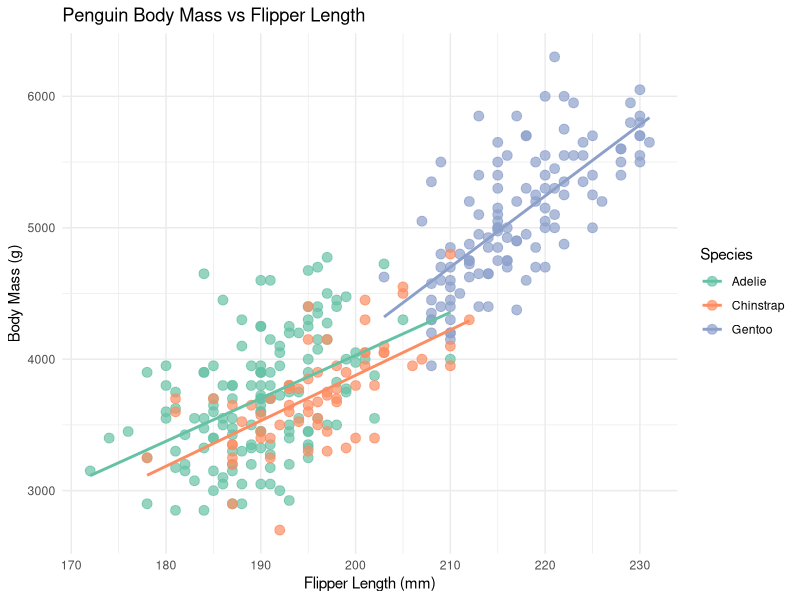
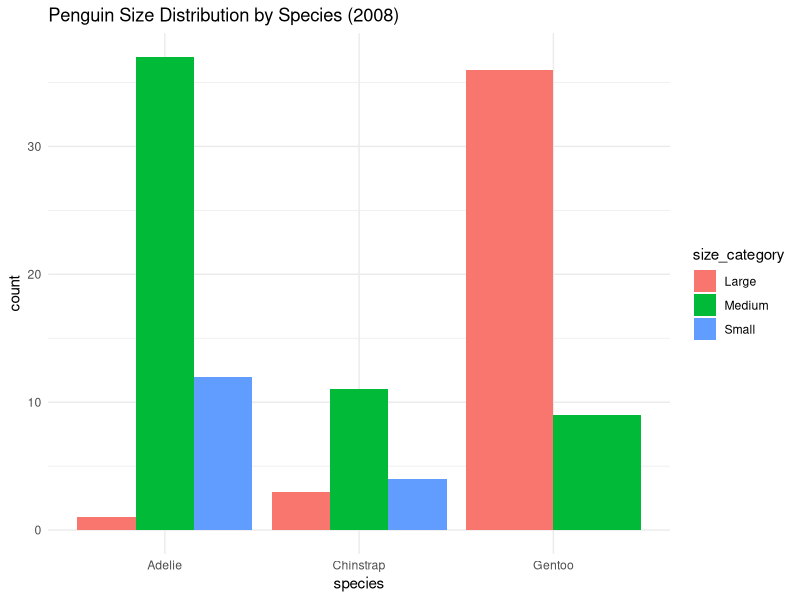

Write R code to recreate these figures, in order.
## ---- chunk 1
#| message: true
# Install tidyverse if you haven't already
# install.packages("tidyverse")

# Load the tidyverse
library(tidyverse)
## ---- chunk 2
# Traditional nested approach (hard to read)
# We read this from inside-out: first sqrt, then mean, then round
# But we write it outside-in!
round(mean(sqrt(c(1, 4, 9, 16, 25))), 2)

# With pipes (much clearer!)
# We read AND write this in the order operations happen
c(1, 4, 9, 16, 25) %>%
  sqrt() %>%         # First: take square root
  mean() %>%         # Then: calculate mean
  round(2)           # Finally: round to 2 decimals

# Using the native R pipe (R 4.1+)
# The |> operator is built into base R as of version 4.1
# It works similarly to %>% but with some subtle differences
c(1, 4, 9, 16, 25) |>
  sqrt() |>
  mean() |>
  round(2)
## ---- chunk 3
# Using the dot placeholder for custom positioning
10 %>% 
  `/`(2) %>%      # 10 / 2 = 5
  `+`(3) %>%      # 5 + 3 = 8  
  `^`(2)          # 8^2 = 64

# When the piped value isn't the first argument
5 %>% 
  seq(from = 1, to = .)  # Creates sequence from 1 to 5

# More practical example with data
mtcars %>%
  lm(mpg ~ cyl + wt, data = .)  # data = . puts the piped data in the right place
## ---- chunk 4
# Load a built-in dataset
data(mtcars)

# Without pipes - nested and hard to read
head(arrange(filter(mtcars, cyl == 6), desc(mpg)), 5)

# With pipes - clear and sequential
mtcars %>%
  filter(cyl == 6) %>%
  arrange(desc(mpg)) %>%
  head(5)
## ---- chunk 5
# Create a tibble from scratch
my_tibble <- tibble(
  name = c("Alice", "Bob", "Charlie", "Diana"),
  age = c(25, 30, 35, 28),
  score = c(85.5, 92.3, 78.9, 88.1),
  passed = c(TRUE, TRUE, FALSE, TRUE)
)

my_tibble
## ---- chunk 6
# Convert data frame to tibble
mtcars_tibble <- as_tibble(mtcars)

# Compare printing
print("Data frame (first 6 rows shown by default):")
head(mtcars)

print("Tibble (shows what fits on screen):")
mtcars_tibble
## ---- chunk 7
# Tibbles preserve data types
df <- data.frame(x = 1:3, y = c("a", "b", "c"))
tb <- tibble(x = 1:3, y = c("a", "b", "c"))

# Data frame converts strings to factors (in older R versions)
str(df)
str(tb)

# Tibbles handle column names better
weird_tb <- tibble(
  `First Name` = c("John", "Jane"),
  `2020` = c(100, 200),
  `:)` = c("happy", "sad")
)
weird_tb
## ---- chunk 8
# Messy data
messy_data <- tibble(
  student = c("Alice", "Bob", "Charlie"),
  midterm = c(85, 90, 78),
  final = c(88, 85, 92)
)

print("Messy data (wide format):")
messy_data

# Tidy data
tidy_data <- messy_data %>%
  pivot_longer(
    cols = c(midterm, final),
    names_to = "exam",
    values_to = "score"
  )

print("Tidy data (long format):")
tidy_data
## ---- chunk 9
# Load the palmerpenguins package for example data
# install.packages("palmerpenguins")
library(palmerpenguins)

# Explore the penguins dataset
glimpse(penguins)

# Basic exploration
penguins %>%
  summary()
## ---- chunk 10
# Complete analysis pipeline
penguins %>%
  drop_na() %>%  # Remove missing values
  group_by(species, island) %>%
  summarise(
    count = n(),
    avg_bill_length = mean(bill_length_mm),
    avg_body_mass = mean(body_mass_g),
    .groups = "drop"
  ) %>%
  arrange(desc(avg_body_mass))
## ---- chunk 11
#| fig-width: 8
#| fig-height: 6
penguins %>%
  drop_na() %>%
  ggplot(aes(x = flipper_length_mm, y = body_mass_g, color = species)) +
  geom_point(size = 3, alpha = 0.7) +
  geom_smooth(method = "lm", se = FALSE) +
  labs(
    title = "Penguin Body Mass vs Flipper Length",
    x = "Flipper Length (mm)",
    y = "Body Mass (g)",
    color = "Species"
  ) +
  theme_minimal() +
  scale_color_brewer(palette = "Set2")
## ---- chunk 12
# Typical workflow
penguins %>%
  # Clean
  drop_na() %>%
  filter(year == 2008) %>%
  # Transform
  mutate(
    body_mass_kg = body_mass_g / 1000,
    size_category = case_when(
      body_mass_kg < 3.5 ~ "Small",
      body_mass_kg < 4.5 ~ "Medium",
      TRUE ~ "Large"
    )
  ) %>%
  # Summarize
  group_by(species, size_category) %>%
  summarise(count = n(), .groups = "drop") %>%
  # Visualize
  ggplot(aes(x = species, y = count, fill = size_category)) +
  geom_col(position = "dodge") +
  theme_minimal() +
  labs(title = "Penguin Size Distribution by Species (2008)")
## ---- chunk 13
# Complex grouped operations
penguins %>%
  drop_na() %>%
  group_by(species) %>%
  mutate(
    bill_length_z = (bill_length_mm - mean(bill_length_mm)) / sd(bill_length_mm),
    bill_depth_z = (bill_depth_mm - mean(bill_depth_mm)) / sd(bill_depth_mm)
  ) %>%
  filter(abs(bill_length_z) < 2 & abs(bill_depth_z) < 2) %>%  # Remove outliers
  summarise(
    n = n(),
    correlation = cor(bill_length_mm, bill_depth_mm),
    .groups = "drop"
  )
## ---- chunk 14
# Your code here
1:100 %>%
  keep(~ . %% 2 == 0) %>%  # Keep even numbers
  map_dbl(~ .^2) %>%        # Square each
  mean() %>%                # Calculate mean
  sqrt()                    # Take square root
## ---- chunk 15
# Your code here
books <- tibble(
  title = c("The Great Gatsby", "1984", "The Hunger Games", "Dune", "Project Hail Mary"),
  author = c("F. Scott Fitzgerald", "George Orwell", "Suzanne Collins", "Frank Herbert", "Andy Weir"),
  year = c(1925, 1949, 2008, 1965, 2021),
  pages = c(180, 328, 374, 688, 476),
  rating = c(4.5, 4.8, 4.3, 4.7, 4.9)
)

books %>%
  filter(year > 2000) %>%
  mutate(reading_time_hours = pages / 60) %>%
  arrange(desc(rating))
## ---- chunk 16
# Your code here
# Part 1 & 2
penguins %>%
  drop_na(bill_length_mm) %>%
  group_by(species, island) %>%
  summarise(
    avg_bill_length = mean(bill_length_mm),
    .groups = "drop"
  ) %>%
  arrange(desc(avg_bill_length))

# Part 3
penguins %>%
  drop_na(body_mass_g) %>%
  group_by(species) %>%
  summarise(
    min_mass = min(body_mass_g),
    mean_mass = mean(body_mass_g),
    max_mass = max(body_mass_g),
    .groups = "drop"
  )
## ---- chunk 17
# Given data
student_scores <- tibble(
  student_id = 1:5,
  math_score = c(85, 92, 78, 95, 88),
  science_score = c(90, 88, 85, 92, 91),
  english_score = c(88, 85, 90, 87, 89)
)

# Your code here
student_scores %>%
  pivot_longer(
    cols = ends_with("_score"),
    names_to = "subject",
    values_to = "score",
    names_pattern = "(.*)_score"
  ) %>%
  group_by(subject) %>%
  summarise(
    avg_score = mean(score),
    .groups = "drop"
  ) %>%
  arrange(desc(avg_score))
